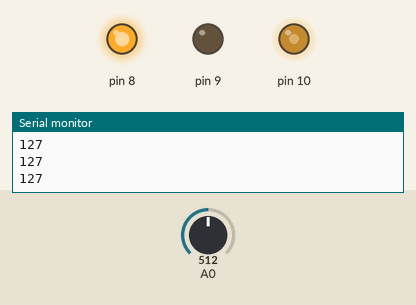
Bench run of a sketch on a simulated Arduino Uno, built with avr-gcc and run on an emulated ATmega328P. Parts: output pins drawn as LEDs (lit = HIGH), the last lines printed to the serial monitor. Inputs (shaded band) come from the test bench; at power-on: A0 = 512.

Above: at 1.2 s.
1.3 s: A0 set to 716
At 2.5 s:
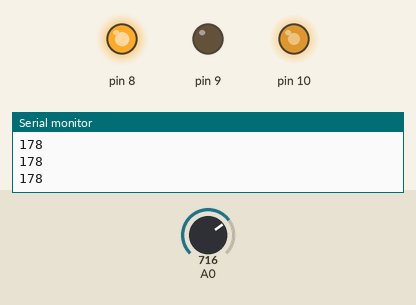
2.8 s: A0 set to 900
At 3.9 s:
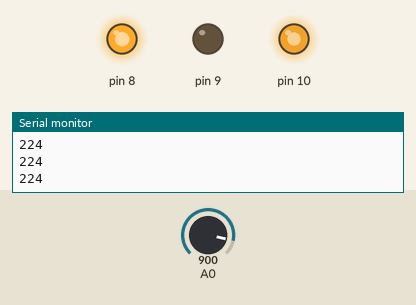
4.3 s: A0 set to 122
At 4.9 s:
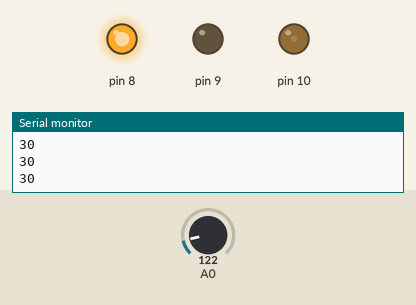
5.8 s: A0 set to 0
At 6.1 s:
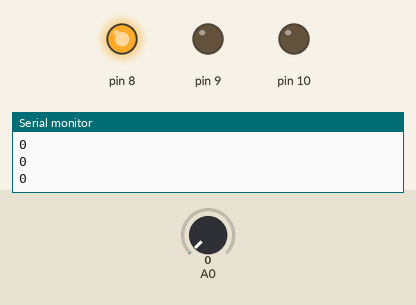
7.3 s: A0 set to 511
At 8.4 s:
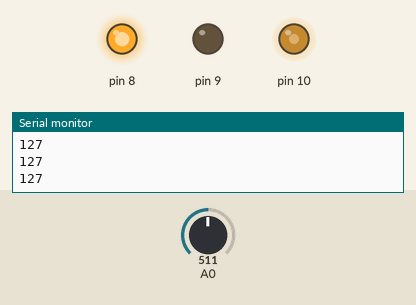
Timing chart, 0 to 9.8 s (numbered marks = the images above; inputs shaded):
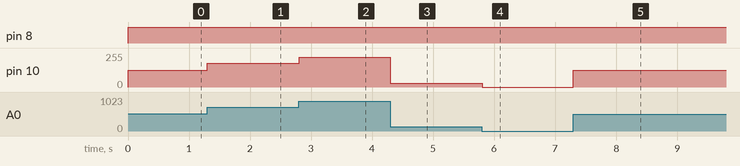

Measured:
- after the input at 1.3 s, pin 10: 127/255 → 178/255 at once
- after the input at 2.8 s, pin 10: 178/255 → 224/255 at once
- after the input at 4.3 s, pin 10: 224/255 → 30/255 at once
- after the input at 5.8 s, pin 10: 30/255 → 0/255 at once
- after the input at 7.3 s, pin 10: 0/255 → 127/255 at once

The sketch:

arduino_es3.ino
```cpp
void setup()
{
  pinMode(10, OUTPUT);
  pinMode(8, OUTPUT);
  pinMode(9, OUTPUT);
  Serial.begin(9600);
}
int val;

void loop()
{
  digitalWrite(8, HIGH);
  digitalWrite(9, LOW);
  int val = analogRead(A0);
  val = map(val, 0, 1023, 0, 255);
  analogWrite(10, val);
  Serial.println(val);
}
```
